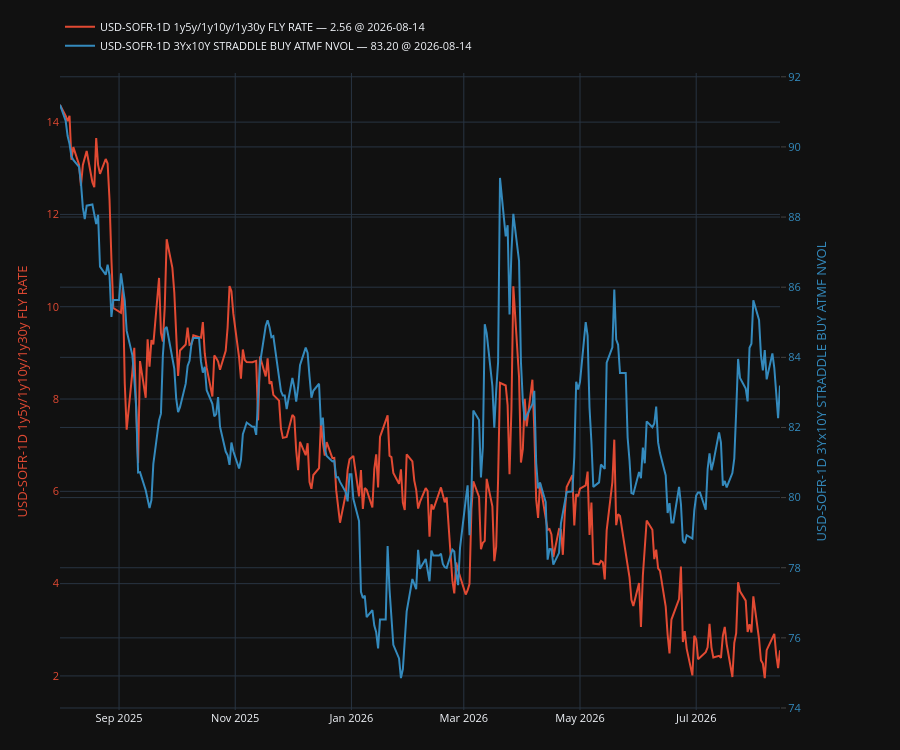

The cell this chart's notebook holds for it:
### Code cell
plot, fig, ax, ax2, legend = make_secondary_axis_plot(engine="plotly")
# plot(df["USD-SOFR-1D 10y2y/12y3y/15y5y FLY RATE"])
# plot(df["CT5/CT7 CURVE YTM"], which="left")
# plot(df["USD-SOFR-1D 5y/10y/30y FLY RATE"], which="left")
plot(df["USD-SOFR-1D 1y5y/1y10y/1y30y FLY RATE"], which="left")
plot(df["USD-SOFR-1D 3Yx10Y STRADDLE BUY ATMF NVOL"], which="right")
# plot(df["CT10/CT30 CURVE YTM"], which="right")
# plot(df["USD-SOFR-1D 10Y OUTRIGHT RATE"], which="right")
legend(show_date=True)
plt.show()

### Figure 1 — Plotly figure (JSON) as saved in the notebook; plotly's stock layout.template omitted (floating-point values rounded to 4 significant figures; data arrays with more than 128 entries replaced by an {"elided": "..."} marker saying what was removed)
{"data": [{"line": {"color": "#E24A33"}, "mode": "lines", "name": "USD-SOFR-1D 1y5y/1y10y/1y30y FLY RATE — 2.56 @ 2026-08-14", "showlegend": true, "type": "scatter", "x": {"elided": "260 str values"}, "y": {"elided": "260 float values"}, "yaxis": "y"}, {"line": {"color": "#348ABD"}, "mode": "lines", "name": "USD-SOFR-1D 3Yx10Y STRADDLE BUY ATMF NVOL — 83.20 @ 2026-08-14", "showlegend": true, "type": "scatter", "x": {"elided": "271 str values"}, "y": {"elided": "271 float values"}, "yaxis": "y2"}], "layout": {"font": {"size": 11}, "height": 750, "legend": {"orientation": "h", "x": 0, "xanchor": "left", "y": 1.02, "yanchor": "bottom"}, "margin": {"b": 40, "l": 60, "r": 120, "t": 60}, "newshape": {"line": {"color": "red"}}, "title": {}, "xaxis": {"showgrid": true, "showspikes": true, "spikecolor": "white", "spikemode": "across", "spikesnap": "cursor"}, "yaxis": {"showgrid": true, "showspikes": true, "spikecolor": "white", "spikesnap": "cursor", "spikethickness": 0.5, "tickfont": {"color": "#E24A33"}, "title": {"font": {"color": "#E24A33"}, "text": "USD-SOFR-1D 1y5y/1y10y/1y30y FLY RATE"}}, "yaxis2": {"anchor": "x", "overlaying": "y", "position": 0.98, "showgrid": true, "showspikes": true, "side": "right", "spikecolor": "white", "spikesnap": "cursor", "spikethickness": 0.5, "tickfont": {"color": "#348ABD"}, "ticklabelposition": "outside", "ticks": "outside", "title": {"font": {"color": "#348ABD"}, "standoff": 16, "text": "USD-SOFR-1D 3Yx10Y STRADDLE BUY ATMF NVOL"}}}}
